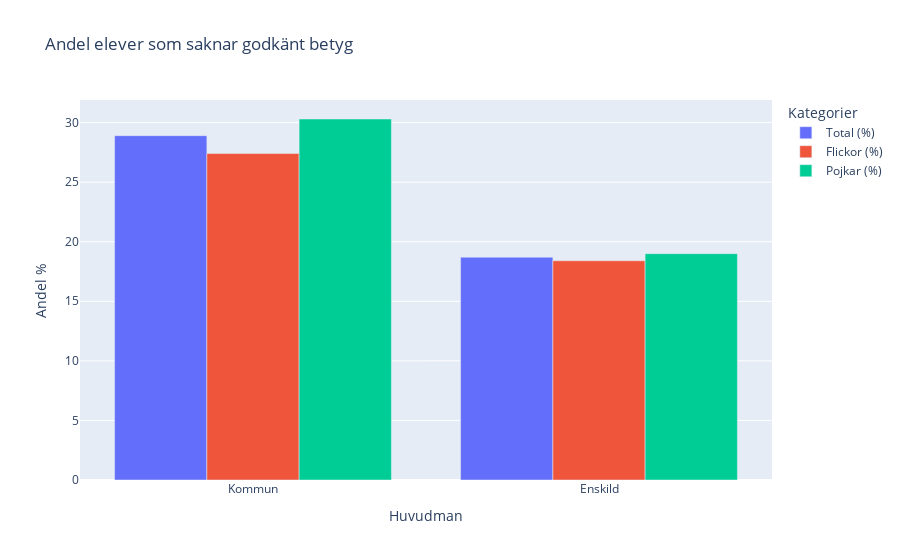

The cell this chart's notebook holds for it:
### Markdown cell above
1. Andel elever utan godkänt betyg – Kommunal vs Enskild huvudman

Diagrammet visar tydligt att andelen elever utan godkänt betyg är högre hos elever i kommunala skolor jämfört med enskilda skolor.

**Insikter:**
- Enskilda huvudmän har lägre andel elever utan godkänt betyg.
- Pojkar är överrepresenterade bland elever utan godkänt betyg.

### Code cell
df_huvudman_data = df_tabell[df_tabell['Kategorier'].isin(['Kommun', 'Enskild'])]

# bar chart for the Huvudman
fig = px.bar(df_huvudman_data, 
            x = "Kategorier", 
            y=["Total (%)", "Flickor (%)", "Pojkar (%)"], 
            title="Andel elever som saknar godkänt betyg",
            labels={"value": "Andel %", "variable": "Kategorier", "Kategorier": "Huvudman"},
            barmode = 'group')

fig.write_html("Visualiseringar/Uppgift_2c_1.html")
fig.show()

### Figure 1 — Plotly figure (JSON) as saved in the notebook; plotly's stock layout.template omitted (floating-point values rounded to 4 significant figures)
{"data": [{"alignmentgroup": "True", "hovertemplate": "Kategorier=Total (%)<br>Huvudman=%{x}<br>Andel %=%{y}<extra></extra>", "legendgroup": "Total (%)", "marker": {"color": "#636efa", "pattern": {"shape": ""}}, "name": "Total (%)", "offsetgroup": "Total (%)", "orientation": "v", "showlegend": true, "textposition": "auto", "type": "bar", "x": ["Kommun", "Enskild"], "xaxis": "x", "y": [28.9, 18.7], "yaxis": "y"}, {"alignmentgroup": "True", "hovertemplate": "Kategorier=Flickor (%)<br>Huvudman=%{x}<br>Andel %=%{y}<extra></extra>", "legendgroup": "Flickor (%)", "marker": {"color": "#EF553B", "pattern": {"shape": ""}}, "name": "Flickor (%)", "offsetgroup": "Flickor (%)", "orientation": "v", "showlegend": true, "textposition": "auto", "type": "bar", "x": ["Kommun", "Enskild"], "xaxis": "x", "y": [27.4, 18.4], "yaxis": "y"}, {"alignmentgroup": "True", "hovertemplate": "Kategorier=Pojkar (%)<br>Huvudman=%{x}<br>Andel %=%{y}<extra></extra>", "legendgroup": "Pojkar (%)", "marker": {"color": "#00cc96", "pattern": {"shape": ""}}, "name": "Pojkar (%)", "offsetgroup": "Pojkar (%)", "orientation": "v", "showlegend": true, "textposition": "auto", "type": "bar", "x": ["Kommun", "Enskild"], "xaxis": "x", "y": [30.3, 19.0], "yaxis": "y"}], "layout": {"barmode": "group", "legend": {"title": {"text": "Kategorier"}, "tracegroupgap": 0}, "title": {"text": "Andel elever som saknar godkänt betyg"}, "xaxis": {"anchor": "y", "domain": [0, 1], "title": {"text": "Huvudman"}}, "yaxis": {"anchor": "x", "domain": [0, 1], "title": {"text": "Andel %"}}}}
